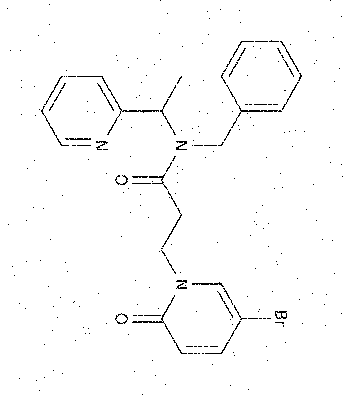
#> input picture Original_Images/Chemical_structures/inchi2.png, 343 x 395 px, found by its file name
$ jupyter execute --allow-errors Task_1_Chemical.ipynb
#> lines starting #> are read from the running program, lines starting #| are printed output that depends on the picture; after the words box and inside, x2 and y2 are one past the last pixel; in counts of white or black regions, pixels touching at a corner belong together
[cell 1]
import cv2
import numpy as np
import matplotlib.pyplot as plt
from PIL import Image
import os

def read_image(path):
    return cv2.imread(path, cv2.IMREAD_GRAYSCALE)
#> returned value: shape (395, 343); 98.4% white; black in thin lines or dots

def save_image(array, path, file_name):
    if array.dtype != np.uint8:
        array = ((array - array.min()) / (array.max() - array.min()) * 255).astype('uint8')

    image = Image.fromarray(array)

    if not os.path.exists(path):
        os.makedirs(path)

    full_path = os.path.join(path, file_name)
    image.save(full_path, 'PNG')
    print(f"Image saved at {full_path}")

def display_image(array):
    plt.imshow(array, cmap='gray')
    plt.axis('off')
    plt.show()

def perform_dilation(array, kernel_size):
#> called with kernel_size = 3
    kernel = np.ones((kernel_size, kernel_size), np.uint8)
    eroded_array = cv2.erode(array, kernel, iterations=1)
#> eroded_array: shape (395, 343); 94.2% white; 207 black regions (187 under 20 px), largest, box (x1, y1, x2, y2) and area: (38, 75, 183, 147) 1166, (191, 39, 303, 147) 1164, (131, 281, 272, 355) 1123
    print("\n Dilation - Kernel: ",kernel_size)
    display_image(eroded_array)
    print(" ")
    return eroded_array

def perform_erosion(array, kernel_size):
#> called with kernel_size = 3
    kernel = np.ones((kernel_size, kernel_size), np.uint8)
    dilated_array = cv2.dilate(array, kernel, iterations=1)
#> dilated_array: shape (395, 343); 98.3% white; black in thin lines or dots
    print("\n Erosion - Kernel: ",kernel_size)
    display_image(dilated_array)
    print(" ")
    return dilated_array

def convolve_with_upward_slant_line(array, kernel_size):
    kernel = np.fliplr(np.eye(kernel_size, dtype=np.float32))
    result = cv2.filter2D(array, -1, kernel, borderType=cv2.BORDER_REPLICATE)
    print("\n Upward_Line_Convolution - Kernel: ",kernel_size)
    display_image(result)
    print(" ")
    return result


def convolve_with_downward_slant_line(array, kernel_size):
    kernel = np.eye(kernel_size, dtype=np.float32)
    result = cv2.filter2D(array, -1, kernel, borderType=cv2.BORDER_REPLICATE)
    print("\n Downward_Line_Convolution - Kernel: ",kernel_size)
    display_image(result)
    print(" ")
    return result


def convolve_with_vertical_line(array, kernel_size):
    kernel = np.zeros((kernel_size, kernel_size), dtype=np.float32)
    kernel[:, kernel_size // 2] = 1
    result = cv2.filter2D(array, -1, kernel, borderType=cv2.BORDER_REPLICATE)
    print("\n Vertical_Line_Convolution - Kernel: ",kernel_size)
    display_image(result)
    print(" ")
    return result


def convolve_with_horizontal_line(array, kernel_size):
#> called with kernel_size = 2
    kernel = np.zeros((kernel_size, kernel_size), dtype=np.float32)
    kernel[kernel_size // 2, :] = 1
    result = cv2.filter2D(array, -1, kernel, borderType=cv2.BORDER_REPLICATE)
#> result: shape (395, 343); 99.2% white; black in thin lines or dots, all inside (x1, y1, x2, y2) = (42, 41, 302, 354)
#> in convolve_with_vertical_line, `result = cv2.filter2D(array, -1, kernel, borderType=cv2.BORDER_REPLICA..`: result: shape (395, 343); 99.9% white; black in thin lines or dots, all inside (x1, y1, x2, y2) = (42, 76, 302, 324)
    print("\n Horizontal_Line_Convolution - Kernel: ",kernel_size)
    display_image(result)
    print(" ")
    return result

def add_images(matrix1, matrix2):
    matrix1 = -1*matrix1 + 255
    matrix2 = -1*matrix2 + 255
    result = matrix1 + matrix2
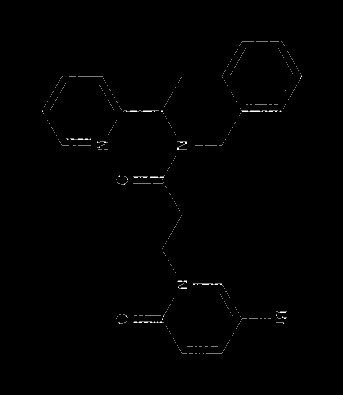
#> result: shape (395, 343) int16; min 0, max 510, mean 2.3; drawn with min black and max white
    result = np.where(result > 255, 255, result)
    result = -1*result
    print("\n Addition")
    display_image(result)
    print(" ")
    return result

# INCHI2

[cell 2]
inchi2 = read_image("Original_Images/Chemical_Structures/inchi2.png")
print("\n inchi2 \n")
display_image(inchi2)

#### Dilation + Erosion

[cell 3]
inchi2_1 = perform_dilation(inchi2,3)
inchi2_2 = perform_erosion(inchi2_1,3)

[cell 4]
save_image(inchi2_2, 'Results/Chemical_Structures_Results/inchi2', 'inchi2_dilation_erosion.png')

#### Addition of Vertical Line and Horizontal Line Convolution

[cell 5]
inchi2_1 = convolve_with_horizontal_line(inchi2,2)
inchi2_2 = convolve_with_vertical_line(inchi2_1,2)
inchi2_3 = add_images(inchi2_1, inchi2_2)

[cell 6]
save_image(inchi2_3, 'Results/Chemical_Structures_Results/inchi2', 'inchi2_horizontal_vertical.png')

#### Complex Cleaning+Restoration
Addition of Horizontal and Vertical + Dilation

[cell 7]
inchi2_1 = convolve_with_horizontal_line(inchi2,2)
inchi2_2 = convolve_with_vertical_line(inchi2_1,2)
inchi2_3 = add_images(inchi2_1, inchi2_2)
inchi2_4 = perform_dilation(inchi2_3,2)
#> in perform_dilation (call 2), `eroded_array = cv2.erode(array, kernel, iterations=1)`: eroded_array: shape (395, 343) int16; values -255 (black) and 0 (white), 98% white; black in thin lines or dots, all inside (x1, y1, x2, y2) = (42, 41, 303, 355)
inchi2_5 = perform_dilation(inchi2_4,2)
#> call 3 of perform_dilation, with kernel_size = 2
#> in perform_dilation (call 3), `eroded_array = cv2.erode(array, kernel, iterations=1)`:
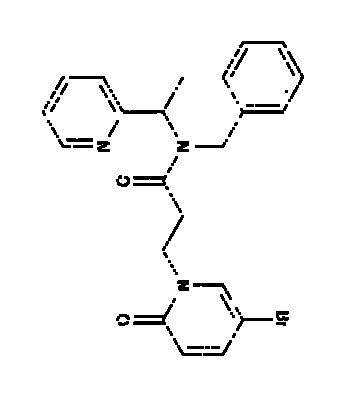
#> eroded_array: shape (395, 343) int16; values -255 (black) and 0 (white), 96.6% white; 75 black regions (18 under 20 px), largest, box (x1, y1, x2, y2) and area: (133, 304, 173, 325) 279, (133, 175, 169, 190) 256, (239, 104, 288, 118) 215

[cell 8]
save_image(inchi2_5, 'Results/Chemical_Structures_Results/inchi2', 'inchi2_complex.png')

# INCHI6

[cell 9]
inchi6 = read_image("Original_Images/Chemical_Structures/inchi6.png")
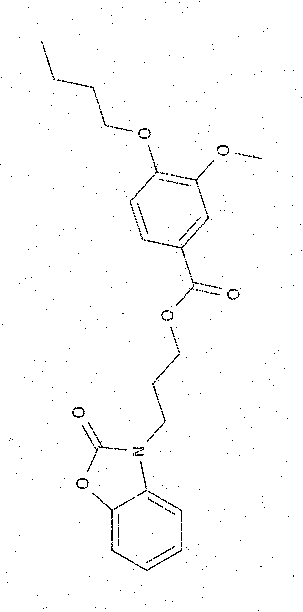
#> input picture Original_Images/Chemical_structures/inchi6.png, 303 x 612 px, found by its file name
#> in read_image (call 2), `return cv2.imread(path, cv2.IMREAD_GRAYSCALE)`: returned value: shape (612, 303); 98.8% white; black in thin lines or dots
print("\n inchi6 \n")
display_image(inchi6)

#### Dilation + 3 x Erosion

[cell 10]
inchi6_1 = perform_dilation(inchi6,4)
#> call 4 of perform_dilation, with kernel_size = 4
#> in perform_dilation (call 4), `eroded_array = cv2.erode(array, kernel, iterations=1)`:
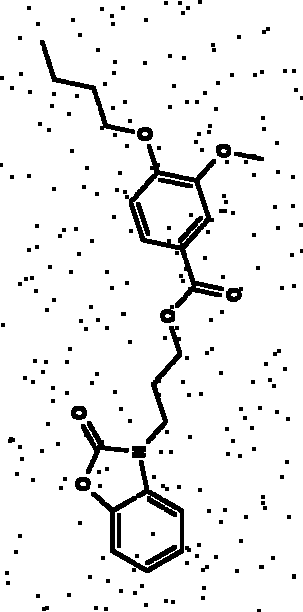
#> eroded_array: shape (612, 303); 93.5% white; 255 black regions (228 under 20 px), largest, box (x1, y1, x2, y2) and area: (125, 144, 224, 308) 2370, (91, 460, 184, 573) 1877, (40, 40, 135, 134) 758
inchi6_2 = perform_erosion(inchi6_1,2)
#> call 2 of perform_erosion, with kernel_size = 2
#> in perform_erosion (call 2), `dilated_array = cv2.dilate(array, kernel, iterations=1)`:
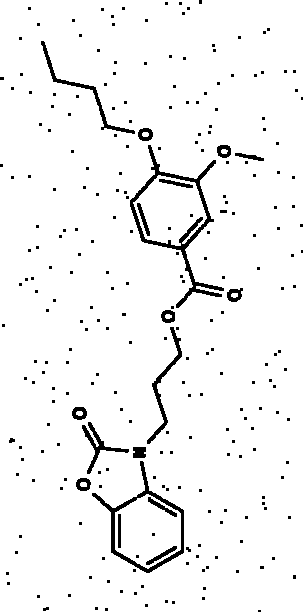
#> dilated_array: shape (612, 303); 95.5% white; 265 black regions (245 under 20 px), largest, box (x1, y1, x2, y2) and area: (130, 145, 224, 308) 1769, (92, 461, 184, 573) 1123, (41, 41, 135, 134) 565
inchi6_3 = perform_erosion(inchi6_2,2)
#> call 3 of perform_erosion, with kernel_size = 2
#> in perform_erosion (call 3), `dilated_array = cv2.dilate(array, kernel, iterations=1)`:
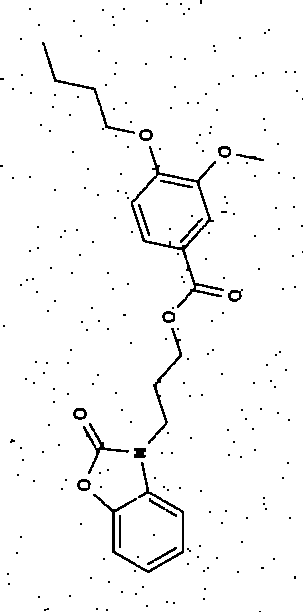
#> dilated_array: shape (612, 303); 97.2% white; black in thin lines or dots
inchi6_4 = perform_erosion(inchi6_3,2)
#> call 4 of perform_erosion, with kernel_size = 2
#> in perform_erosion (call 4), `dilated_array = cv2.dilate(array, kernel, iterations=1)`:
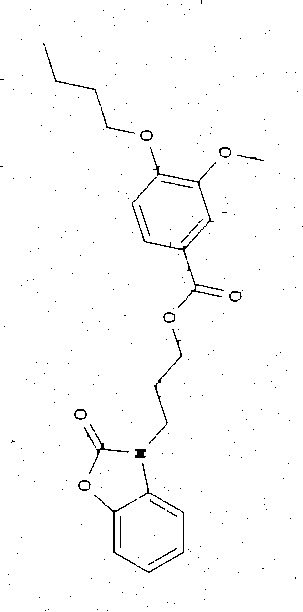
#> dilated_array: shape (612, 303); 98.7% white; black in thin lines or dots

[cell 11]
save_image(inchi6_4, 'Results/Chemical_Structures_Results/inchi6', 'inchi6_dilation_3_X_erosion.png')

#### Addition of Vertical Line and Horizontal Line Convolution

[cell 12]
inchi6_1 = convolve_with_horizontal_line(inchi6,2)
#> in convolve_with_horizontal_line (call 3), `result = cv2.filter2D(array, -1, kernel, borderType=cv2.BORDER_REPLICA..`: result: shape (612, 303); 99.5% white; black in thin lines or dots, all inside (x1, y1, x2, y2) = (0, 42, 262, 571)
inchi6_2 = convolve_with_vertical_line(inchi6_1,2)
#> call 3 of convolve_with_vertical_line, with kernel_size = 2
#> in convolve_with_vertical_line (call 3), `result = cv2.filter2D(array, -1, kernel, borderType=cv2.BORDER_REPLICA..`:
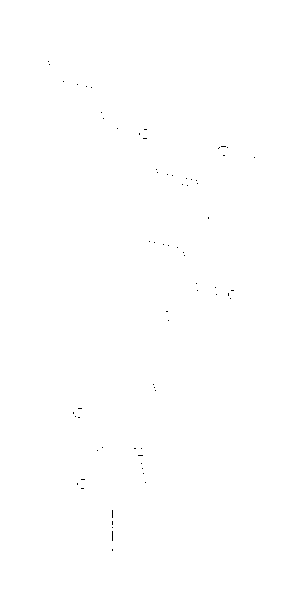
#> result: shape (612, 303); 99.9% white; black in thin lines or dots, all inside (x1, y1, x2, y2) = (48, 61, 255, 551)
inchi6_3 = add_images(inchi6_1, inchi6_2)
#> in add_images (call 3), `result = matrix1 + matrix2`:
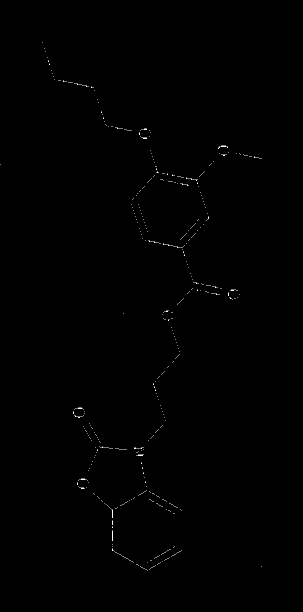
#> result: shape (612, 303) int16; min 0, max 510, mean 1.4; drawn with min black and max white

[cell 13]
save_image(inchi6_3, 'Results/Chemical_Structures_Results/inchi6', 'inchi6_horizontal_vertical_convolution.png')

#### Complex Cleaning+Recovery
Addition of Horizontal and Vertical convolutions and Dilation

[cell 14]
inchi6_1 = convolve_with_horizontal_line(inchi6,2)
inchi6_2 = convolve_with_vertical_line(inchi6_1,2)
inchi6_3 = add_images(inchi6_1, inchi6_2)
inchi6_4 = perform_dilation(inchi6_3, 3)
#> in perform_dilation (call 5), `eroded_array = cv2.erode(array, kernel, iterations=1)`:
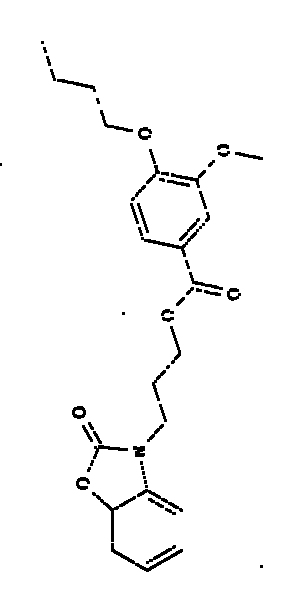
#> eroded_array: shape (612, 303) int16; values -255 (black) and 0 (white), 97.7% white; 64 black regions (15 under 20 px), largest, box (x1, y1, x2, y2) and area: (111, 543, 183, 572) 304, (92, 492, 136, 542) 263, (141, 223, 205, 257) 261

[cell 15]
save_image(inchi6_4, 'Results/Chemical_Structures_Results/inchi6', 'inchi6_complex_cleaning.png')
